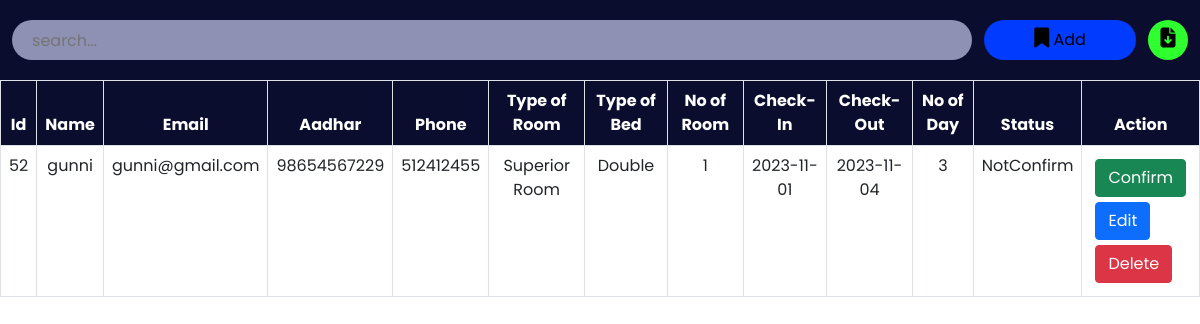
The page /admin/roombook.php on the database its author committed.
### tables this page shows
CREATE TABLE `roombook` (
  `id` int(10) NOT NULL,
  `Name` varchar(50) NOT NULL,
  `Email` varchar(50) NOT NULL,
  `Aadhar` bigint(20) NOT NULL,
  `Phone` varchar(30) NOT NULL,
  `RoomType` varchar(30) NOT NULL,
  `Bed` varchar(30) NOT NULL,
  `NoofRoom` varchar(30) NOT NULL,
  `cin` date NOT NULL,
  `cout` date NOT NULL,
  `nodays` int(50) NOT NULL,
  `stat` varchar(30) NOT NULL
);

### admin/roombook.php (the view, shortened to what this page needs)
<?php
include '../config.php';
?>
<!DOCTYPE html>
<html lang="en">
<head>
    <link href="https://cdn.jsdelivr.net/npm/bootstrap@5.0.2/dist/css/bootstrap.min.css" rel="stylesheet">
    <link rel="stylesheet" href="https://cdnjs.cloudflare.com/ajax/libs/font-awesome/6.2.0/css/all.min.css" />
    <link rel="stylesheet" href="./css/roombook.css">
</head>
<body>
    <div class="searchsection">
        <input type="text" name="search_bar" id="search_bar" placeholder="search..." onkeyup="searchFun()">
        <button class="adduser" id="adduser" onclick="adduseropen()"><i class="fa-solid fa-bookmark"></i> Add</button>
        <form action="./exportdata.php" method="post">
            <button class="exportexcel" id="exportexcel" name="exportexcel" type="submit"><i class="fa-solid fa-file-arrow-down"></i></button>
        </form>
    </div>
    <div class="roombooktable" class="table-responsive-xl">
        <?php
            $roombooktablesql = "SELECT * FROM roombook";
            $roombookresult = mysqli_query($conn, $roombooktablesql);
        ?>
        <table class="table table-bordered" id="table-data">
            <thead>
                <tr>
                    <th scope="col">Id</th>
                    <th scope="col">Name</th>
                    <th scope="col">Email</th>
                    <th scope="col">Aadhar</th>
                    <th scope="col">Phone</th>
                    <th scope="col">Type of Room</th>
                    <th scope="col">Type of Bed</th>
                    <th scope="col">No of Room</th>
                    <th scope="col">Check-In</th>
                    <th scope="col">Check-Out</th>
                    <th scope="col">No of Day</th>
                    <th scope="col">Status</th>
                    <th scope="col" class="action">Action</th>
                </tr>
            </thead>
            <tbody>
            <?php
            while ($res = mysqli_fetch_array($roombookresult)) {
            ?>
                <tr>
                    <td><?php echo $res['id'] ?></td>
                    <td><?php echo $res['Name'] ?></td>
                    <td><?php echo $res['Email'] ?></td>
                    <td><?php echo $res['Aadhar'] ?></td>
                    <td><?php echo $res['Phone'] ?></td>
                    <td><?php echo $res['RoomType'] ?></td>
                    <td><?php echo $res['Bed'] ?></td>
                    <td><?php echo $res['NoofRoom'] ?></td>
                    <td><?php echo $res['cin'] ?></td>
                    <td><?php echo $res['cout'] ?></td>
                    <td><?php echo $res['nodays'] ?></td>
                    <td><?php echo $res['stat'] ?></td>
                    <td class="action">
                        <?php
                            if($res['stat'] == "Confirm")
                            {
                                echo " ";
                            }
                            else
                            {
                                echo "<a href='roomconfirm.php?id=". $res['id'] ."'><button class='btn btn-success'>Confirm</button></a>";
                            }
                        ?>
                        <a href="roombookedit.php?id=<?php echo $res['id'] ?>"><button class="btn btn-primary">Edit</button></a>
                        <a href="roombookdelete.php?id=<?php echo $res['id'] ?>"><button class='btn btn-danger'>Delete</button></a>
                    </td>
                </tr>
            <?php
            }
            ?>
            </tbody>
        </table>
    </div>
</body>
</html>

### admin/css/roombook.css (style rules this page uses)
:root { --bg-text-shadow: 0 2px 4px rgb(13 0 77 / 8%), 0 3px 6px rgb(13 0 77 / 8%), 0 8px 16px rgb(13 0 77 / 8%); --bg-box-shadow: 0px 0px 20px 6px rgba(26, 30, 164, 0.31); }
body { background-color: #ffff; }
* { margin: 0; padding: 0; font-family: 'Poppins', sans-serif; }
i { font-size: 20px; }
.searchsection { height: 80px; width: 100%; display: flex; justify-content: space-evenly; align-items: center; background-color: #0a0d2d; position: fixed; z-index: 500; }
#search_bar { height: 40px; width: 80%; border: none; background-color: rgba(195, 198, 233, 0.714); padding-left: 20px; border-radius: 30px; }
#adduser { height: 40px; background-color: rgb(0, 59, 254); border: none; border-radius: 30px; padding: 0 50px; }
.exportexcel { height: 40px; width: 40px; background-color: rgb(47, 255, 47); border: none; border-radius: 50%; }
a { color: black; }
.roombooktable { position: absolute; color: #0a0d2d; margin-top: 80px; width: 100%; height: 100vh; padding-bottom: 900px; }
.roombooktable thead { background-color: #0a0d2d; color: white; text-align: center; }
.roombooktable tbody { text-align: center; }
.action a { text-decoration: none; }
.action button { display: flex; flex-wrap: wrap; margin: 5px; }

### rows shown on the page
roombook: id "52", Name "gunni", Email "gunni@gmail.com", Aadhar "98654567229", Phone "512412455", RoomType "Superior Room", Bed "Double", NoofRoom "1", cin "2023-11-01", cout "2023-11-04", nodays "3", stat "NotConfirm"
